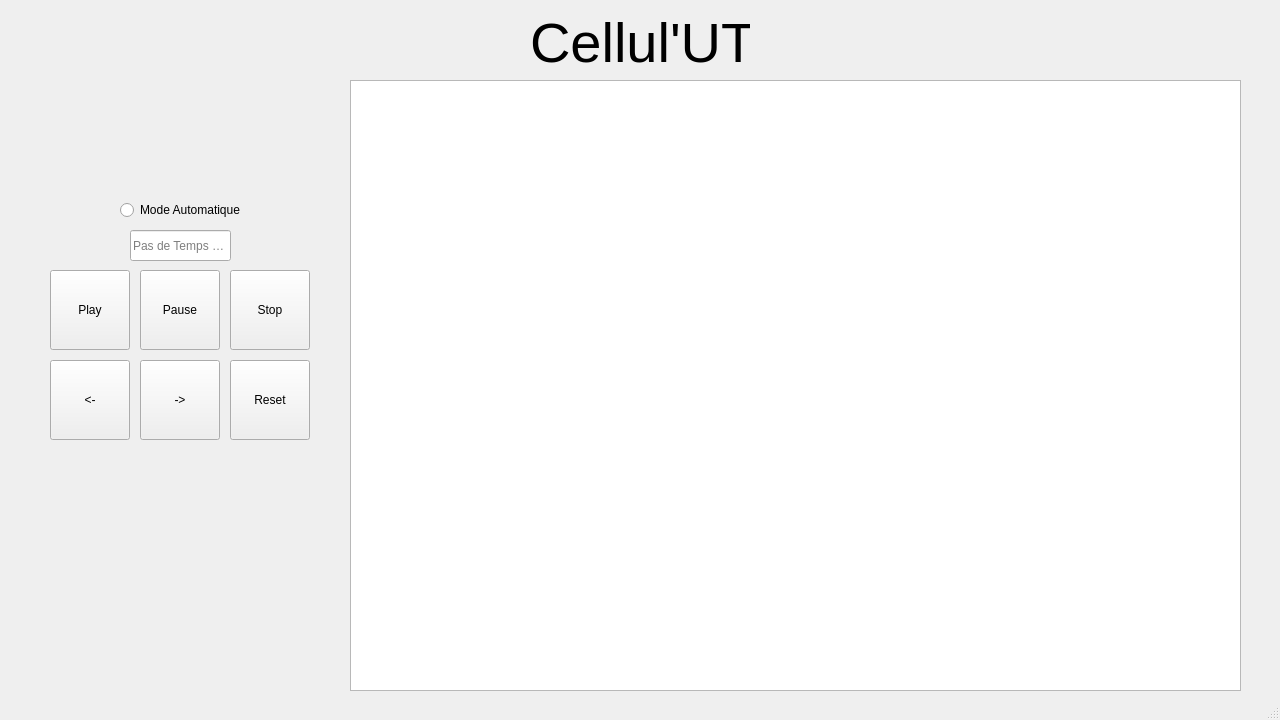
<?xml version="1.0" encoding="UTF-8"?>
<ui version="4.0">
 <class>MainWindow</class>
 <widget class="QMainWindow" name="MainWindow">
  <property name="geometry">
   <rect>
    <x>0</x>
    <y>0</y>
    <width>1280</width>
    <height>720</height>
   </rect>
  </property>
  <property name="font">
   <font>
    <family>Arial</family>
   </font>
  </property>
  <property name="windowTitle">
   <string>MainWindow</string>
  </property>
  <widget class="QWidget" name="centralwidget">
   <widget class="QLabel" name="label">
    <property name="geometry">
     <rect>
      <x>530</x>
      <y>10</y>
      <width>220</width>
      <height>65</height>
     </rect>
    </property>
    <property name="font">
     <font>
      <family>Arial</family>
      <pointsize>42</pointsize>
     </font>
    </property>
    <property name="text">
     <string>Cellul'UT</string>
    </property>
   </widget>
   <widget class="QPushButton" name="playButton">
    <property name="geometry">
     <rect>
      <x>50</x>
      <y>270</y>
      <width>80</width>
      <height>80</height>
     </rect>
    </property>
    <property name="text">
     <string>Play</string>
    </property>
   </widget>
   <widget class="QPushButton" name="pausButton">
    <property name="geometry">
     <rect>
      <x>140</x>
      <y>270</y>
      <width>80</width>
      <height>80</height>
     </rect>
    </property>
    <property name="text">
     <string>Pause</string>
    </property>
   </widget>
   <widget class="QPushButton" name="stopButton">
    <property name="geometry">
     <rect>
      <x>230</x>
      <y>270</y>
      <width>80</width>
      <height>80</height>
     </rect>
    </property>
    <property name="text">
     <string>Stop</string>
    </property>
   </widget>
   <widget class="QRadioButton" name="autoButton">
    <property name="geometry">
     <rect>
      <x>120</x>
      <y>200</y>
      <width>121</width>
      <height>20</height>
     </rect>
    </property>
    <property name="text">
     <string>Mode Automatique</string>
    </property>
   </widget>
   <widget class="QPushButton" name="backButton">
    <property name="geometry">
     <rect>
      <x>50</x>
      <y>360</y>
      <width>80</width>
      <height>80</height>
     </rect>
    </property>
    <property name="text">
     <string>&lt;-</string>
    </property>
   </widget>
   <widget class="QPushButton" name="forwardButton">
    <property name="geometry">
     <rect>
      <x>140</x>
      <y>360</y>
      <width>80</width>
      <height>80</height>
     </rect>
    </property>
    <property name="text">
     <string>-&gt;</string>
    </property>
   </widget>
   <widget class="QLineEdit" name="lineEdit">
    <property name="geometry">
     <rect>
      <x>130</x>
      <y>230</y>
      <width>101</width>
      <height>31</height>
     </rect>
    </property>
    <property name="font">
     <font>
      <family>Arial</family>
     </font>
    </property>
    <property name="readOnly">
     <bool>false</bool>
    </property>
    <property name="placeholderText">
     <string>Pas de Temps (ms)</string>
    </property>
   </widget>
   <widget class="QPushButton" name="stopButton_2">
    <property name="geometry">
     <rect>
      <x>230</x>
      <y>360</y>
      <width>80</width>
      <height>80</height>
     </rect>
    </property>
    <property name="text">
     <string>Reset</string>
    </property>
   </widget>
   <widget class="QGraphicsView" name="graphicsView">
    <property name="geometry">
     <rect>
      <x>350</x>
      <y>80</y>
      <width>891</width>
      <height>611</height>
     </rect>
    </property>
    <property name="verticalScrollBarPolicy">
     <enum>Qt::ScrollBarAlwaysOff</enum>
    </property>
    <property name="horizontalScrollBarPolicy">
     <enum>Qt::ScrollBarAlwaysOff</enum>
    </property>
    <property name="sizeAdjustPolicy">
     <enum>QAbstractScrollArea::AdjustToContents</enum>
    </property>
   </widget>
  </widget>
  <widget class="QStatusBar" name="statusbar">
   <property name="font">
    <font>
     <family>Arial</family>
    </font>
   </property>
  </widget>
 </widget>
 <resources/>
 <connections/>
</ui>
